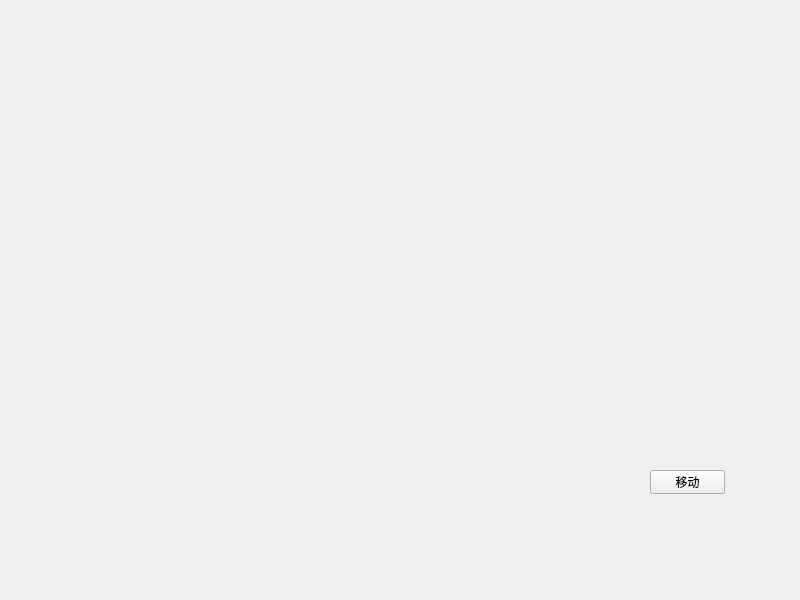
<?xml version="1.0" encoding="UTF-8"?>
<ui version="4.0">
 <class>Widget</class>
 <widget class="QWidget" name="Widget">
  <property name="geometry">
   <rect>
    <x>0</x>
    <y>0</y>
    <width>800</width>
    <height>600</height>
   </rect>
  </property>
  <property name="windowTitle">
   <string>Widget</string>
  </property>
  <widget class="QPushButton" name="pushButton">
   <property name="geometry">
    <rect>
     <x>650</x>
     <y>470</y>
     <width>75</width>
     <height>24</height>
    </rect>
   </property>
   <property name="text">
    <string>移动</string>
   </property>
  </widget>
 </widget>
 <resources/>
 <connections/>
</ui>
